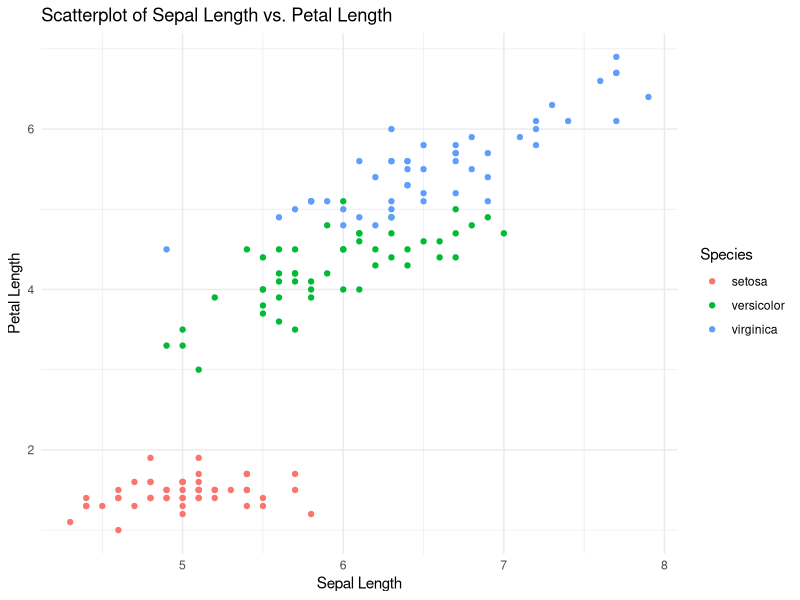

The R source for this figure:
# Load the required library
library(ggplot2)

# Load the iris dataset
data(iris)

# Create the scatterplot
scatterplot <- ggplot(iris, aes(x = Sepal.Length, y = Petal.Length, color = Species)) +
  geom_point() +
  labs(x = "Sepal Length", y = "Petal Length", title = "Scatterplot of Sepal Length vs. Petal Length") +
  theme_minimal()

# Display the scatterplot
scatterplot
